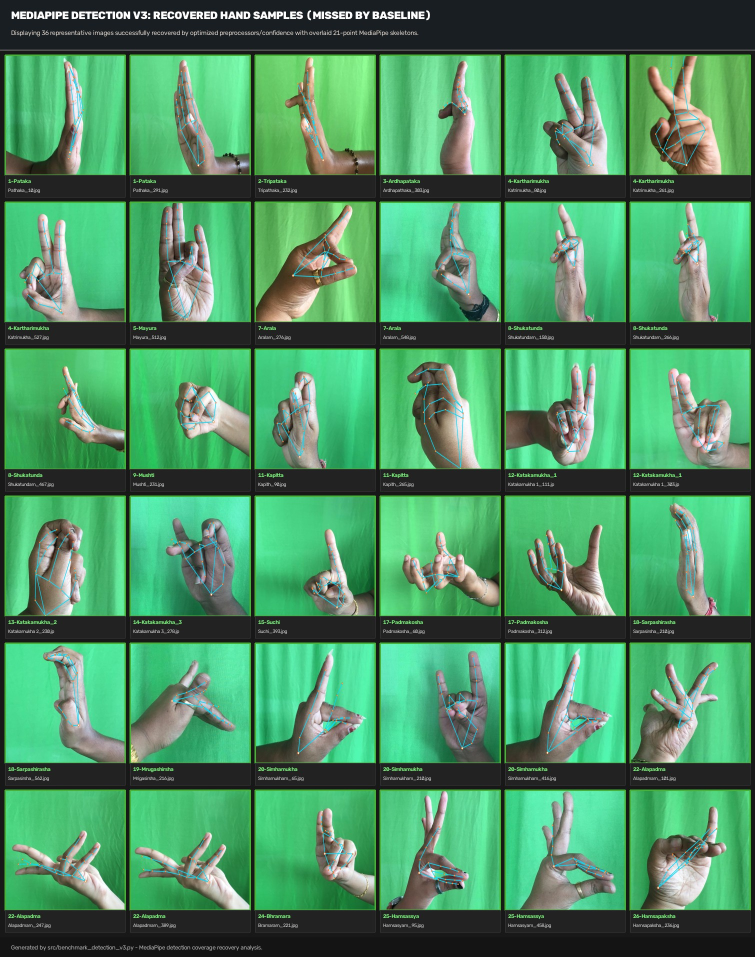
#> input picture reports/detection_benchmark_v3/recovered_images_contact_sheet.jpg, 1510 x 1914 px (shown at 1/2 size)
$ python -i benchmark_detection_v3.py   (imports and definitions only)
#> lines starting #> are read from the running program, lines starting #| are printed output that depends on the picture
#> further down, picture is the input picture: shape (1914, 1510, 3); mean B, G, R 98.5, 142.3, 76.2
#!/usr/bin/env python3
"""
benchmark_detection_v3.py - Milestone 3: Benchmark and Improve MediaPipe Hand Detection.

Investigates strategies to improve MediaPipe Hand Landmarker detection coverage on
the new dataset collection (~13,844 images across 26 candidate matching classes)
without altering the original benchmark dataset or distorting hand proportions.

Experiment Dimensions:
  1. Image Preprocessing:
     - Raw original image (baseline)
     - Aspect-ratio-preserving square padding (mitigates 224x224 ROI distortion)
     - Image upscaling (1.5x and 2.0x linear/cubic interpolation)
     - Square padding + 1.5x upscaling
     - Mild contrast enhancement (CLAHE on luminance channel)
  2. Detection Confidence Thresholds:
     - 0.3 (more permissive palm detection)
     - 0.5 (standard baseline)
     - 0.7 (strict precision)

Workflow:
  Phase 1: Deterministic Stratified 20% Benchmark (2,769 images)
     - Evaluates matrix of 10 distinct configurations on the exact same stratified sample.
     - Measures detection coverage, recovered images, processing speed (FPS), and per-class rates.
  Phase 2: Full-Collection Verification (all 13,844 images)
     - Selects the top 2 best configurations from Phase 1.
     - Runs on the full collection to measure total recovered samples and per-class improvements.
  Phase 3: Visual Verification & Deliverables
     - Generates contact sheet of recovered images (previously missed in baseline, now detected).
     - Generates comparative CSVs and an exhaustive research markdown report.
"""

from __future__ import annotations

import argparse
import csv
from dataclasses import dataclass
import logging
from pathlib import Path
import re
import sys
import time
from typing import Any, Callable, Dict, List, Optional, Tuple

import cv2
import matplotlib
# [1 line not run here, left out]
import matplotlib.pyplot as plt
import numpy as np
import pandas as pd

# Add src to sys.path
src_dir = Path(__file__).resolve().parent
if str(src_dir) not in sys.path:
    sys.path.insert(0, str(src_dir))

from audit_dataset import MediaPipeHandDetector
from audit_dataset_merge import load_image_unicode, save_image_unicode
from features import draw_hand_landmarks_on_image, normalize_landmarks

# Configure logging
# [5 lines not run here, left out]
logger = logging.getLogger("BenchmarkDetectionV3")


# ==============================================================================
# Canonical Class Definitions (26 Classes)
# ==============================================================================

NEW_DATASET_MAPPING: Dict[str, Tuple[str, int]] = {
    "Pathaka(1)": ("1-Pataka", 1),
    "Tripathaka(1)": ("2-Tripataka", 2),
    "Ardhapathaka(1)": ("3-Ardhapataka", 3),
    "Katrimukha(1)": ("4-Kartharimukha", 4),
    "Mayura(1)": ("5-Mayura", 5),
    "Ardhachandran(1)": ("6-Ardhachandra", 6),
    "Aralam(1)": ("7-Arala", 7),
    "Shukatundam(1)": ("8-Shukatunda", 8),
    "Mushti(1)": ("9-Mushti", 9),
    "Sikharam(1)": ("10-Shikara", 10),
    "Kapith(1)": ("11-Kapitta", 11),
    "Katakamukha_1": ("12-Katakamukha_1", 12),
    "Katakamukha_2": ("13-Katakamukha_2", 13),
    "Katakamukha_3": ("14-Katakamukha_3", 14),
    "Suchi(1)": ("15-Suchi", 15),
    "Chandrakala(1)": ("16-Chandrakala", 16),
    "Padmakosha(1)": ("17-Padmakosha", 17),
    "Sarpasirsha(1)": ("18-Sarpashirasha", 18),
    "Mrigasirsha(1)": ("19-Mrugashirsha", 19),
    "Simhamukham(1)": ("20-Simhamukha", 20),
    "Alapadmam(1)": ("22-Alapadma", 22),
    "Bramaram(1)": ("24-Bhramara", 24),
    "Hamsasyam(1)": ("25-Hamsassya", 25),
    "Hamsapaksha(1)": ("26-Hamsapaksha", 26),
    "Mukulam(1)": ("28-Mukula", 28),
    "Trishulam(1)": ("30-Trishula", 30),
}


# [26 lines left out: functions natural_sort_key, pad_to_square, not called in this run]


def apply_clahe(img: np.ndarray, clip_limit: float = 2.0, tile_grid_size: Tuple[int, int] = (8, 8)) -> np.ndarray:
    """Applies Contrast Limited Adaptive Histogram Equalization (CLAHE) on the L-channel."""
#> called with clip_limit = 2, tile_grid_size = (8, 8)
    lab = cv2.cvtColor(img, cv2.COLOR_BGR2LAB)
#> lab: shape (1914, 1510, 3); mean of channels 0, 1, 2 135.2, 100.2, 144.9
    l, a, b = cv2.split(lab)
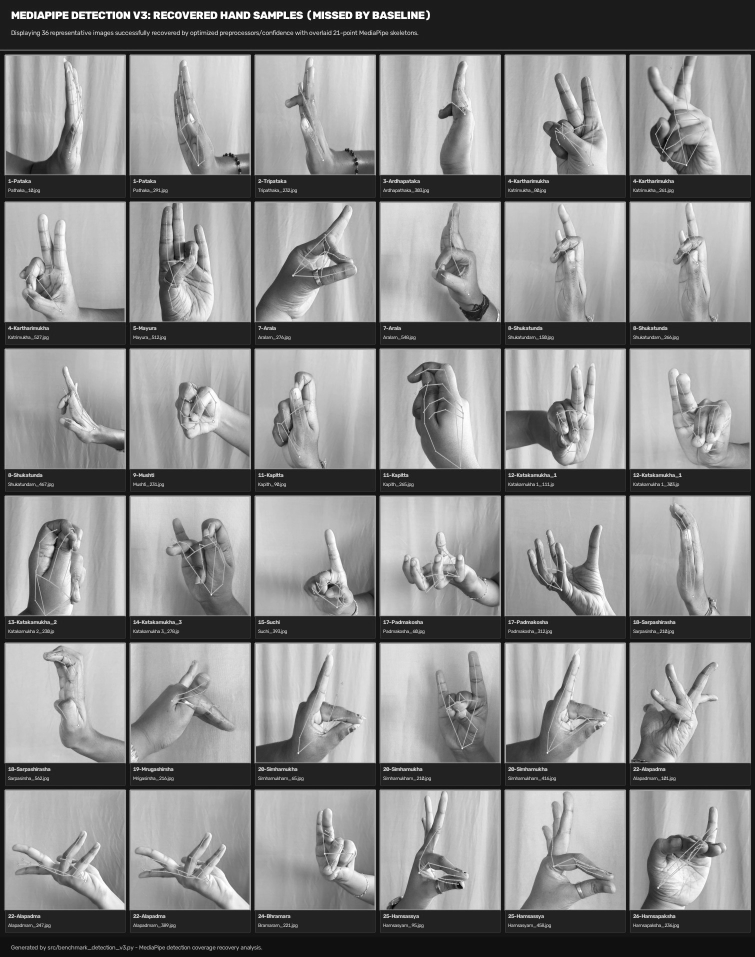
#> l: shape (1914, 1510) (shown at 1/2 size); min 1, max 255, mean 135.2
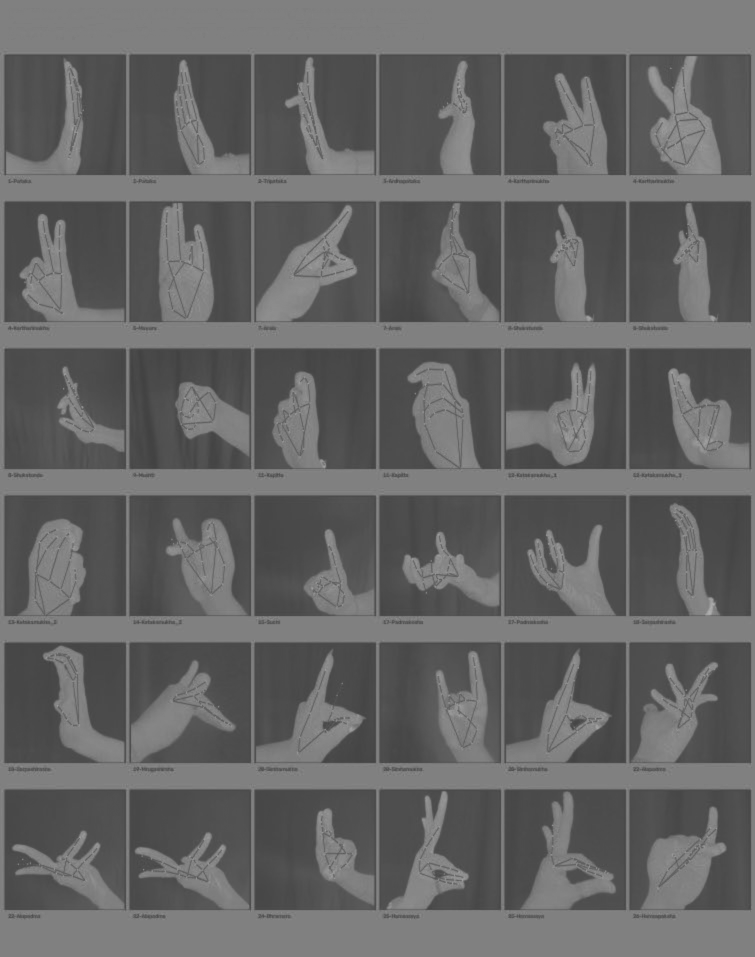
#> a: shape (1914, 1510) (shown at 1/2 size); min 65, max 177, mean 100.2
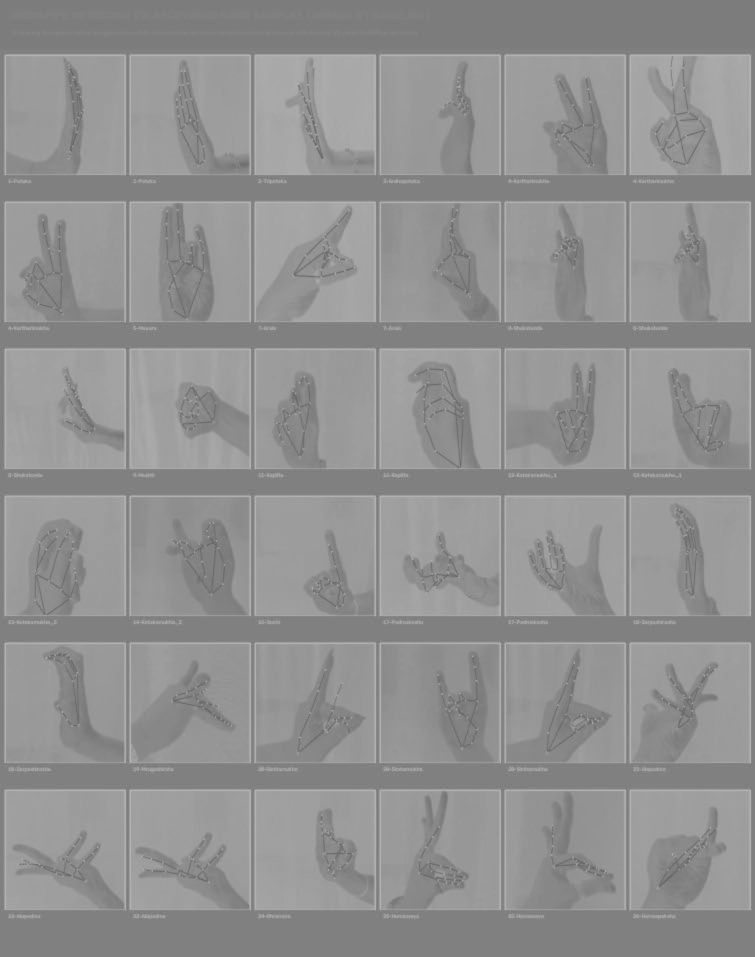
#> b: shape (1914, 1510) (shown at 1/2 size); min 96, max 186, mean 144.9
    clahe = cv2.createCLAHE(clipLimit=clip_limit, tileGridSize=tile_grid_size)
    cl = clahe.apply(l)
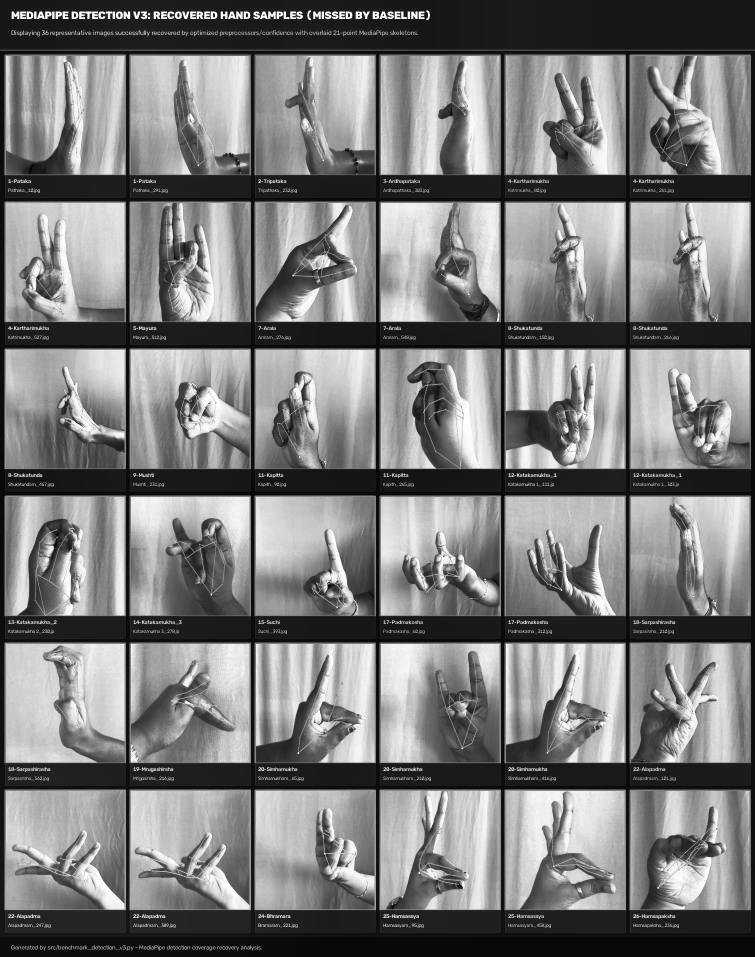
#> cl: shape (1914, 1510) (shown at 1/2 size); min 1, max 255, mean 124.1
    return cv2.cvtColor(cv2.merge((cl, a, b)), cv2.COLOR_LAB2BGR)
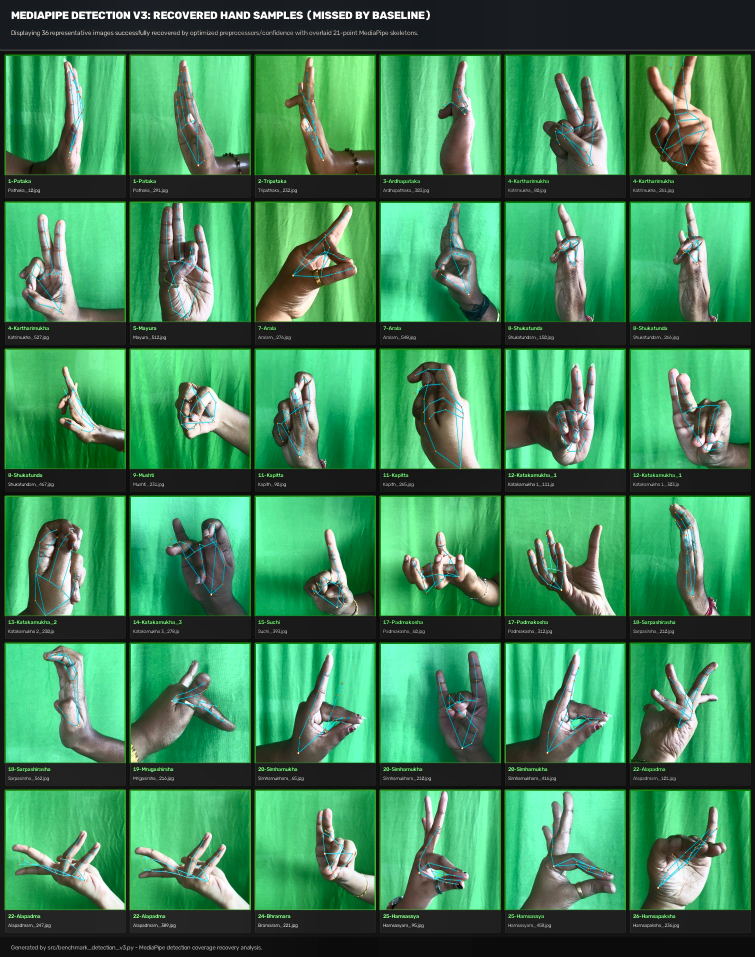
#> returned value: shape (1914, 1510, 3) (shown at 1/2 size); mean B, G, R 88.3, 131.4, 63.7


def upscale_image(img: np.ndarray, scale: float) -> np.ndarray:
    """Uniformly upscales image by scale factor preserving aspect ratio."""
    return cv2.resize(img, (0, 0), fx=scale, fy=scale, interpolation=cv2.INTER_LINEAR)


# Mapping of transform_name -> transformation function returning (transformed_image, metadata_dict)
def transform_raw(img: np.ndarray) -> Tuple[np.ndarray, Dict[str, Any]]:
    return img, {"type": "raw"}


def transform_square_pad(img: np.ndarray) -> Tuple[np.ndarray, Dict[str, Any]]:
    padded, padding = pad_to_square(img)
    return padded, {"type": "square_pad", "padding": padding}


def transform_upscale_15(img: np.ndarray) -> Tuple[np.ndarray, Dict[str, Any]]:
    scaled = upscale_image(img, 1.5)
    return scaled, {"type": "upscale_1.5x"}


def transform_upscale_20(img: np.ndarray) -> Tuple[np.ndarray, Dict[str, Any]]:
    scaled = upscale_image(img, 2.0)
    return scaled, {"type": "upscale_2.0x"}


def transform_clahe(img: np.ndarray) -> Tuple[np.ndarray, Dict[str, Any]]:
    enhanced = apply_clahe(img)
    return enhanced, {"type": "clahe"}


# [10 lines left out: functions transform_pad_upscale_15, transform_pad_clahe, not called in this run]


# ==============================================================================
# Configuration Definitions
# ==============================================================================

@dataclass
class DetectionConfig:
    config_id: str
    name: str
    transform_func: Callable[[np.ndarray], Tuple[np.ndarray, Dict[str, Any]]]
    confidence: float
    description: str
    is_baseline: bool = False


BENCHMARK_CONFIGURATIONS: List[DetectionConfig] = [
    DetectionConfig(
        config_id="C0_baseline",
        name="Baseline (Raw, Conf=0.5)",
        transform_func=transform_raw,
        confidence=0.5,
        description="Original baseline MediaPipe settings (Raw image, confidence=0.5)",
        is_baseline=True,
    ),
    DetectionConfig(
        config_id="C1_raw_conf03",
        name="Raw Image (Conf=0.3)",
        transform_func=transform_raw,
        confidence=0.3,
        description="Raw image with lowered detection confidence threshold (0.3)",
    ),
    DetectionConfig(
        config_id="C2_raw_conf07",
        name="Raw Image (Conf=0.7)",
        transform_func=transform_raw,
        confidence=0.7,
        description="Raw image with elevated strict detection confidence threshold (0.7)",
    ),
    DetectionConfig(
        config_id="C3_pad_conf05",
        name="Square Pad (Conf=0.5)",
        transform_func=transform_square_pad,
        confidence=0.5,
        description="Aspect-ratio-preserving square padding (666x666) with confidence=0.5",
    ),
    DetectionConfig(
        config_id="C4_pad_conf03",
        name="Square Pad (Conf=0.3)",
        transform_func=transform_square_pad,
        confidence=0.3,
        description="Square padding with lowered confidence threshold (0.3)",
    ),
    DetectionConfig(
        config_id="C5_upscale15_conf05",
        name="Upscale 1.5x (Conf=0.5)",
        transform_func=transform_upscale_15,
        confidence=0.5,
        description="1.5x linear upscaling (1000x750) with confidence=0.5",
    ),
    DetectionConfig(
        config_id="C6_upscale15_conf03",
        name="Upscale 1.5x (Conf=0.3)",
        transform_func=transform_upscale_15,
        confidence=0.3,
        description="1.5x linear upscaling with lowered confidence threshold (0.3)",
    ),
    DetectionConfig(
        config_id="C7_upscale20_conf03",
        name="Upscale 2.0x (Conf=0.3)",
        transform_func=transform_upscale_20,
        confidence=0.3,
        description="2.0x linear upscaling (1332x1000) with lowered confidence threshold (0.3)",
    ),
    DetectionConfig(
        config_id="C8_clahe_conf05",
        name="CLAHE Contrast (Conf=0.5)",
        transform_func=transform_clahe,
        confidence=0.5,
        description="Mild luminance contrast enhancement (CLAHE) with confidence=0.5",
    ),
    DetectionConfig(
        config_id="C9_clahe_conf03",
        name="CLAHE Contrast (Conf=0.3)",
        transform_func=transform_clahe,
        confidence=0.3,
        description="Mild luminance contrast enhancement (CLAHE) with confidence=0.3",
    ),
    DetectionConfig(
        config_id="C10_pad_upscale15_conf03",
        name="Square Pad + 1.5x (Conf=0.3)",
        transform_func=transform_pad_upscale_15,
        confidence=0.3,
        description="Square padding combined with 1.5x upscaling and confidence=0.3",
    ),
]


# ==============================================================================
# Landmark Unpadding & Validation
# ==============================================================================

# [802 lines left out: functions validate_and_unpad_landmarks, get_stratified_sample, run_benchmark_matrix, run_full_collection_evaluation, render_recovered_contact_sheet, write_benchmark_markdown_report and 2 more, not called in this run]


# [2 lines not run here, left out]

>>> import cv2
>>> picture = cv2.imread('../reports/detection_benchmark_v3/recovered_images_contact_sheet.jpg')
>>> result = apply_clahe(picture)
